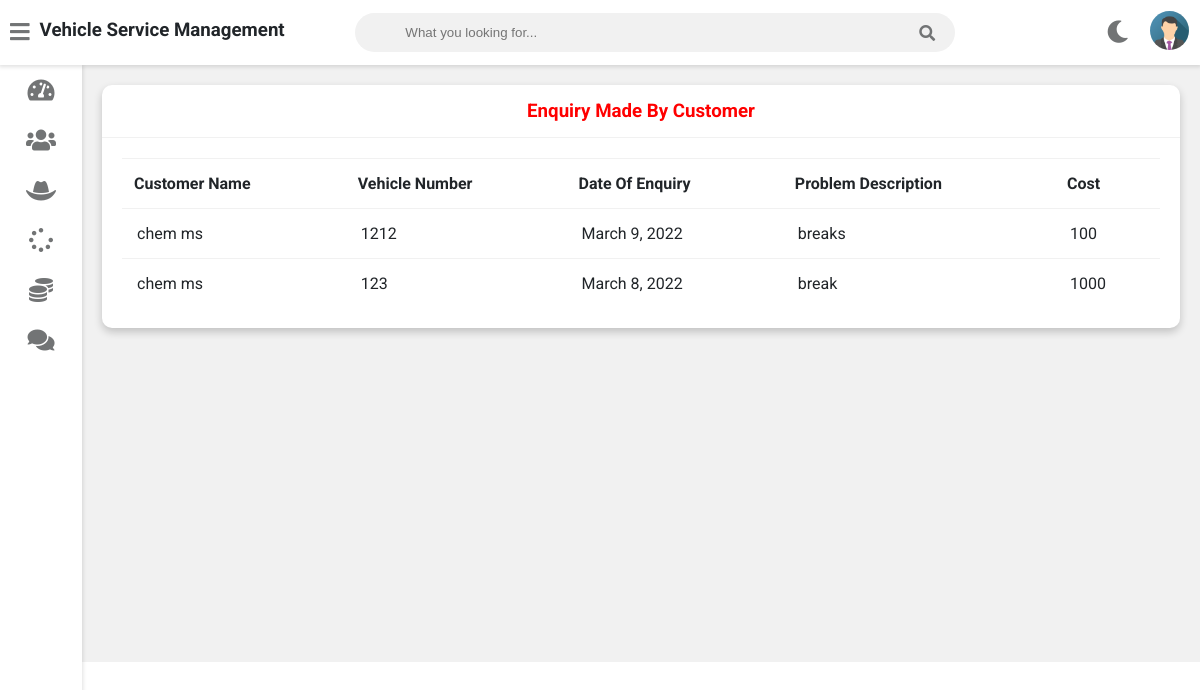
Page /admin-view-customer-enquiry (signed in) on the committed database.
### vehicle/models.py (models this page shows, shortened)
class Customer(models.Model):
    user=models.OneToOneField(User,on_delete=models.CASCADE)
    profile_pic= models.ImageField(upload_to='profile_pic/CustomerProfilePic/',null=True,blank=True)
    address = models.CharField(max_length=40)
    mobile = models.CharField(max_length=20,null=False)
    @property
    def get_name(self):
        return self.user.first_name+" "+self.user.last_name

class Request(models.Model):
    cat=(('two wheeler with gear','two wheeler with gear'),('three wheeler','three wheeler'),('four wheeler','four wheeler'))
    category=models.CharField(max_length=50,choices=cat)
    vehicle_no=models.PositiveIntegerField(null=False)
    vehicle_name = models.CharField(max_length=40,null=False)
    vehicle_model = models.CharField(max_length=40,null=False)
    vehicle_brand = models.CharField(max_length=40,null=False)
    problem_description = models.CharField(max_length=500,null=False)
    date=models.DateField(auto_now=True)
    cost=models.PositiveIntegerField(null=True)
    customer=models.ForeignKey('Customer', on_delete=models.CASCADE,null=True)
    mechanic=models.ForeignKey('Mechanic',on_delete=models.CASCADE,null=True)
    stat=(('Pending','Pending'),('Approved','Approved'),('Repairing','Repairing'),('Repairing Done','Repairing Done'),('Released','Released'))
    status=models.CharField(max_length=50,choices=stat,default='Pending',null=True)

### vehicle/views.py (the view)
# urls.py: path('admin-view-customer-enquiry', views.admin_view_customer_enquiry_view,name='admin-view-customer-enquiry'),
@login_required(login_url='adminlogin')
def admin_view_customer_enquiry_view(request):
    enquiry=models.Request.objects.all().order_by('-id')
    customers=[]
    for enq in enquiry:
        customer=models.Customer.objects.get(id=enq.customer_id)
        customers.append(customer)
    return render(request,'vehicle/admin_view_customer_enquiry.html',{'data':zip(customers,enquiry)})

### templates/vehicle/admin_view_customer_enquiry.html
{% extends 'vehicle/adminbase.html' %}
{% block content %}
	<div class="wrapper">
		<div class="row">
			<div class="col-12 col-m-12 col-sm-12">
				<div class="card">
					<div class="card-header">
						<h3 style="color:red; text-align:center" >Enquiry Made By Customer
						</h3>
					</div>
					<div class="card-content">
						<table>
							<thead>
                <tr>
                  <th>Customer Name</th>
                  <th>Vehicle Number</th>
                  <th>Date Of Enquiry</th>
                  <th>Problem Description</th>
									<th>Cost</th>
                </tr>
							</thead>
							<tbody>
                {% for c,r in data %}
                <tr>
                  <td> {{c.get_name}}</td>
                  <td> {{r.vehicle_no}}</td>
                  <td> {{r.date}}</td>
                  <td>{{r.problem_description}}</td>
									<td>{{r.cost}}</td>
                </tr>
                {% endfor %}
							</tbody>
						</table>
					</div>
				</div>
			</div>
		</div>
<br><br><br><br><br><br><br><br><br><br><br><br><br><br><br><br>
	</div>
{% endblock content %}

### templates/vehicle/adminbase.html (shortened to what this page needs)
<!DOCTYPE html>
{% load static %}
<html>
<head>
	<link rel="stylesheet" type="text/css" href="https://cdnjs.cloudflare.com/ajax/libs/Chart.js/2.9.3/Chart.min.css">
	<link rel="stylesheet" type="text/css" href="{% static "fontawesome-free/css/all.min.css" %}">
	<link rel="stylesheet" type="text/css" href="{% static "style.css" %}">
</head>
<body class="overlay-scrollbar">
	<div class="navbar">
		<ul class="navbar-nav">
			<li class="nav-item">
				<a class="nav-link">
					<i class="fas fa-bars" onclick="collapseSidebar()"></i>
				</a>
			</li>
			<li class="nav-item">
				<h3>Vehicle Service Management</h3>
			</li>
		</ul>
		<form class="navbar-search">
			<input type="text" name="Search" class="navbar-search-input" placeholder="What you looking for...">
			<i class="fas fa-search"></i>
		</form>
		<ul class="navbar-nav nav-right">
			<li class="nav-item mode">
				<a class="nav-link" href="#" onclick="switchTheme()">
					<i class="fas fa-moon dark-icon"></i>
				</a>
			</li>
			<li class="nav-item avt-wrapper">
				<div class="avt dropdown">
					<img src="{% static "images/admin.png" %} " alt="User image" class="dropdown-toggle" data-toggle="user-menu">
				</div>
			</li>
		</ul>
	</div>
	<div class="sidebar">
		<ul class="sidebar-nav">
			<li class="sidebar-nav-item">
				<a href="/admin-dashboard" class="sidebar-nav-link">
					<div>
						<i class="fas fa-tachometer-alt"></i>
					</div>
				</a>
			</li>
			<li class="sidebar-nav-item">
				<a href="/admin-customer" class="sidebar-nav-link">
					<div>
						<i class="fas fa-users"></i>
					</div>
				</a>
			</li>
			<li  class="sidebar-nav-item">
				<a href="/admin-mechanic" class="sidebar-nav-link">
					<div>
					<i class="fas fa-hat-cowboy"></i>
					</div>
				</a>
			</li>
			<li  class="sidebar-nav-item">
				<a href="/admin-request" class="sidebar-nav-link">
					<div>
						<i class="fas fa-spinner"></i>
					</div>
				</a>
			</li>
			<li  class="sidebar-nav-item">
				<a href="/admin-report" class="sidebar-nav-link">
					<div>
						<i class="fas fa-coins"></i>
					</div>
				</a>
			</li>
			<li  class="sidebar-nav-item">
				<a href="/admin-feedback" class="sidebar-nav-link">
					<div>
					<i class="fas fa-comments"></i>
					</div>
				</a>
			</li>
		</ul>
	</div>
<div>
	<div class="content">
		{% block content %}
		{% endblock content %}
	</div>
</div>
</body>
</html>

### rows in the picture
Customer: get_name "chem ms", vehicle_no "1212", date "March 9, 2022", problem_description "breaks", cost "100", vehicle_no "123", date "March 8, 2022", problem_description "break", cost "1000"
